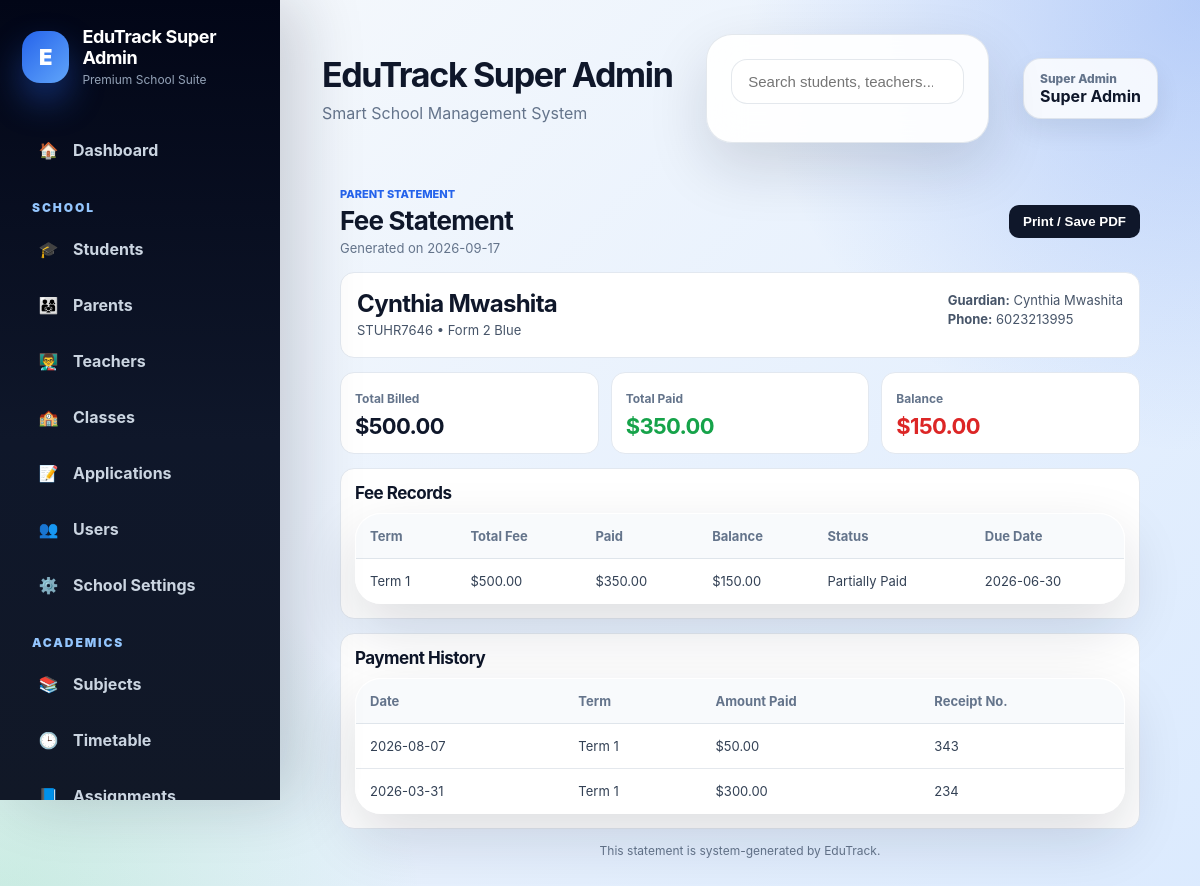
The page /fee_statement/1 (signed in) on the database its author committed.
### tables this page shows
CREATE TABLE students (
            id INTEGER PRIMARY KEY AUTOINCREMENT,
            school_id INTEGER,
            student_number TEXT UNIQUE,
            first_name TEXT,
            last_name TEXT,
            birthday TEXT,
            gender TEXT,
            enrollment_date TEXT,
            leaving_year TEXT,
            class_name TEXT,
            boarding_status TEXT,
            home_address TEXT,
            mailing_address TEXT,
            student_phone TEXT,
            medical_info TEXT,
            emergency_contact TEXT,
            guardian1_name TEXT,
            guardian1_relationship TEXT,
            guardian1_phone TEXT,
            guardian1_whatsapp TEXT,
            guardian1_email TEXT,
            guardian2_name TEXT,
            guardian2_relationship TEXT,
            guardian2_phone TEXT,
            guardian2_whatsapp TEXT,
            guardian2_email TEXT,
            current_status TEXT
        );

CREATE TABLE fees (
            id INTEGER PRIMARY KEY AUTOINCREMENT,
            school_id INTEGER,
            student_id INTEGER,
            term_name TEXT,
            amount REAL,
            paid_amount REAL DEFAULT 0,
            balance REAL,
            status TEXT,
            due_date TEXT
        , financial_year VARCHAR(20), created_by_user_id INTEGER, created_by_name VARCHAR(255), created_at TIMESTAMP, updated_by_user_id INTEGER, updated_by_name VARCHAR(255), updated_at TIMESTAMP);

CREATE TABLE fee_payments (
        id INTEGER PRIMARY KEY AUTOINCREMENT,
        school_id INTEGER,
        fee_id INTEGER,
        payment_date TEXT,
        amount_paid REAL,
        receipt_number TEXT
    , details TEXT, transaction_reference VARCHAR(100), created_by_user_id INTEGER, created_by_name VARCHAR(255), created_at TIMESTAMP, supporting_document TEXT);

### routes/fees.py (the view)
    @app.route("/fee_statement/<int:student_id>")
    @login_required
    @roles_required("school_admin", "super_admin", "parent")
    def fee_statement(student_id):
        school_id = session.get("school_id")
        role = session.get("role")
        user_id = session.get("user_id")
        if role == "parent":
            student = fetch_one("""
                SELECT s.*
                FROM students s
                JOIN guardians g ON s.id = g.student_id
                WHERE s.id = ?
                  AND g.parent_user_id = ?
                  AND s.school_id = ?
            """, (student_id, user_id, school_id))
        elif role == "super_admin":
            student = fetch_one("SELECT * FROM students WHERE id = ?", (student_id,))
        else:
            student = fetch_one("""
                SELECT * FROM students
                WHERE id = ? AND school_id = ?
            """, (student_id, school_id))
        if not student:
            flash("Student not found or access denied.", "danger")
            return redirect(url_for("fees"))
        fee_records = fetch_all("""
            SELECT *
            FROM fees
            WHERE student_id = ?
            ORDER BY term_name, due_date
        """, (student_id,))
        payments = fetch_all("""
            SELECT fp.*, f.term_name
            FROM fee_payments fp
            JOIN fees f ON fp.fee_id = f.id
            WHERE f.student_id = ?
            ORDER BY fp.payment_date DESC, fp.id DESC
        """, (student_id,))
        totals = fetch_one("""
            SELECT
                COALESCE(SUM(amount), 0) AS total_billed,
                COALESCE(SUM(paid_amount), 0) AS total_paid,
                COALESCE(SUM(balance), 0) AS total_balance
            FROM fees
            WHERE student_id = ?
        """, (student_id,))
        return render_template(
            "fee_statement.html",
            student=student,
            fee_records=fee_records,
            payments=payments,
            totals=totals,
            today=datetime.now().strftime("%Y-%m-%d")
        )

### app.py (called while the page is built)
@app.after_request
def add_security_headers(response):
    response.headers["X-Frame-Options"] = "DENY"
    response.headers["X-Content-Type-Options"] = "nosniff"
    response.headers["Referrer-Policy"] = "strict-origin-when-cross-origin"
    return response

### utils/auth.py (called while the page is built, shortened)
def login_required(f):
    @wraps(f)
    def wrapper(*args, **kwargs):
        if "user_id" not in session:
            flash("Please log in first.", "warning")
            return redirect(url_for("login"))
        school_id = session.get("school_id")
        role = session.get("role")
        return f(*args, **kwargs)
    return wrapper

def roles_required(*allowed_roles):
    def decorator(f):
        @wraps(f)
        def wrapper(*args, **kwargs):
            if "user_id" not in session:
                flash("Please log in first.", "warning")
                return redirect(url_for("login"))
            role = session.get("role")
            return f(*args, **kwargs)
        return wrapper
    return decorator

### utils/db.py (called while the page is built)
def is_postgres():
    return os.environ.get("DATABASE_URL") is not None

def get_db():
    if is_postgres():
        return psycopg2.connect(
            os.environ.get("DATABASE_URL"),
            cursor_factory=RealDictCursor
        )
    conn = sqlite3.connect(DB_PATH)
    conn.row_factory = sqlite3.Row
    return conn

def convert_query(query: str) -> str:
    if is_postgres():
        return query.replace("?", "%s")
    return query

def fetch_one(query, params=()):
    conn = get_db()
    cursor = conn.cursor()
    cursor.execute(convert_query(query), params)
    row = cursor.fetchone()
    conn.close()
    return row

def fetch_all(query, params=()):
    conn = get_db()
    cursor = conn.cursor()
    cursor.execute(convert_query(query), params)
    rows = cursor.fetchall()
    conn.close()
    return rows

### templates/fee_statement.html (shortened to what this page needs)
{% extends "base_premium.html" %}
{% block content %}
<div class="statement-page">
  <div class="statement-header">
    <div>
      <p class="eyebrow">Parent Statement</p>
      <h1>Fee Statement</h1>
      <p class="muted">Generated on {{ today }}</p>
    </div>
    <button onclick="window.print()" class="print-btn">Print / Save PDF</button>
  </div>
  <div class="student-card">
    <div>
      <h2>{{ student.first_name }} {{ student.last_name }}</h2>
      <p>{{ student.student_number }} • {{ student.class_name }}</p>
    </div>
    <div>
      <p><strong>Guardian:</strong> {{ student.guardian1_name or "-" }}</p>
      <p><strong>Phone:</strong> {{ student.guardian1_phone or "-" }}</p>
    </div>
  </div>
  <div class="summary-grid">
    <div class="summary-card">
      <span>Total Billed</span>
      <h2>${{ "%.2f"|format(totals.total_billed or 0) }}</h2>
    </div>
    <div class="summary-card success">
      <span>Total Paid</span>
      <h2>${{ "%.2f"|format(totals.total_paid or 0) }}</h2>
    </div>
    <div class="summary-card danger">
      <span>Balance</span>
      <h2>${{ "%.2f"|format(totals.total_balance or 0) }}</h2>
    </div>
  </div>
  <div class="section">
    <h2>Fee Records</h2>
    <table>
      <thead>
        <tr>
          <th>Term</th>
          <th>Total Fee</th>
          <th>Paid</th>
          <th>Balance</th>
          <th>Status</th>
          <th>Due Date</th>
        </tr>
      </thead>
      <tbody>
        {% for f in fee_records %}
        <tr>
          <td>{{ f.term_name }}</td>
          <td>${{ "%.2f"|format(f.amount or 0) }}</td>
          <td>${{ "%.2f"|format(f.paid_amount or 0) }}</td>
          <td>${{ "%.2f"|format(f.balance or 0) }}</td>
          <td>{{ f.status }}</td>
          <td>{{ f.due_date or "-" }}</td>
        </tr>
        {% else %}
        <tr>
          <td colspan="6" class="empty">No fee records found.</td>
        </tr>
        {% endfor %}
      </tbody>
    </table>
  </div>
  <div class="section">
    <h2>Payment History</h2>
    <table>
      <thead>
        <tr>
          <th>Date</th>
          <th>Term</th>
          <th>Amount Paid</th>
          <th>Receipt No.</th>
        </tr>
      </thead>
      <tbody>
        {% for p in payments %}
        <tr>
          <td>{{ p.payment_date or "-" }}</td>
          <td>{{ p.term_name }}</td>
          <td>${{ "%.2f"|format(p.amount_paid or 0) }}</td>
          <td>{{ p.receipt_number or "-" }}</td>
        </tr>
        {% else %}
        <tr>
          <td colspan="4" class="empty">No payments recorded.</td>
        </tr>
        {% endfor %}
      </tbody>
    </table>
  </div>
  <div class="footer-note">
    <p>This statement is system-generated by EduTrack.</p>
  </div>
</div>
{% endblock %}

### templates/fee_statement.html (style rules this page uses)
.statement-page { max-width: 1050px; margin: auto; padding: 18px; }
.statement-header { display: flex; justify-content: space-between; align-items: center; margin-bottom: 16px; }
.eyebrow { font-size: 11px; color: #2563eb; font-weight: 800; text-transform: uppercase; margin: 0; }
.statement-header h1 { margin: 4px 0; font-size: 26px; color: #0f172a; }
.muted { margin: 0; color: #64748b; font-size: 13px; }
.print-btn { background: #0f172a; color: white; border: none; padding: 9px 14px; border-radius: 10px; font-weight: 700; cursor: pointer; }
.student-card, .section, .summary-card { background: white; border: 1px solid #e2e8f0; border-radius: 14px; }
.student-card { display: flex; justify-content: space-between; gap: 16px; padding: 16px; margin-bottom: 14px; }
.student-card h2 { margin: 0 0 4px; color: #0f172a; }
.student-card p { margin: 3px 0; color: #475569; font-size: 13px; }
.summary-grid { display: grid; grid-template-columns: repeat(3, 1fr); gap: 12px; margin-bottom: 14px; }
.summary-card { padding: 14px; }
.summary-card span { color: #64748b; font-size: 12px; font-weight: 700; }
.summary-card h2 { margin: 6px 0 0; font-size: 22px; }
.summary-card.success h2 { color: #16a34a; }
.summary-card.danger h2 { color: #dc2626; }
.section { padding: 14px; margin-bottom: 14px; }
.section h2 { margin: 0 0 10px; font-size: 17px; color: #0f172a; }
table { width: 100%; border-collapse: collapse; }
th { text-align: left; background: #f8fafc; color: #334155; font-size: 12px; padding: 9px; }
td { border-top: 1px solid #e2e8f0; padding: 9px; font-size: 13px; color: #334155; }
.footer-note { text-align: center; color: #64748b; font-size: 12px; }

### rows shown on the page
students: first_name "Cynthia", last_name "Mwashita", student_number "STUHR7646", class_name "Form 2 Blue", guardian1_name "Cynthia Mwashita", guardian1_phone "6023213995"
fees: term_name "Term 1", amount "500.00", paid_amount "350.00", balance "150.00", status "Partially Paid", due_date "2026-06-30"
fee_payments: payment_date "2026-08-07", term_name "Term 1", amount_paid "50.00", receipt_number "343"
fee_payments: payment_date "2026-03-31", term_name "Term 1", amount_paid "300.00", receipt_number "234"

### other values the page prints
{{ session.get("school_name", "EduTrack") }} "EduTrack Super Admin"
{{ session.get('role', 'user')|replace('_', ' ')|title }} "Super Admin"
{{ session.get('full_name') or session.get('username') }} "Super Admin"
{{ "%.2f"|format(totals.total_billed or 0) }} "500.00"
{{ "%.2f"|format(totals.total_paid or 0) }} "350.00"
{{ "%.2f"|format(totals.total_balance or 0) }} "150.00"
